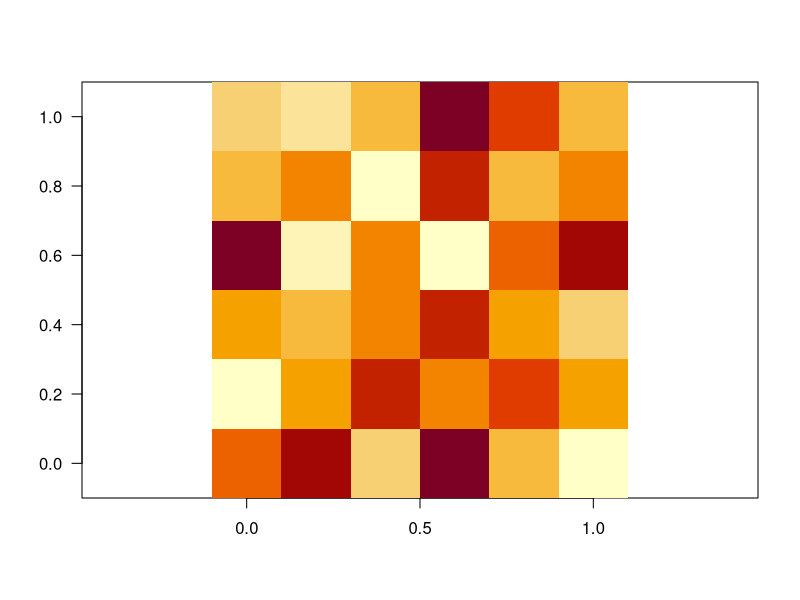
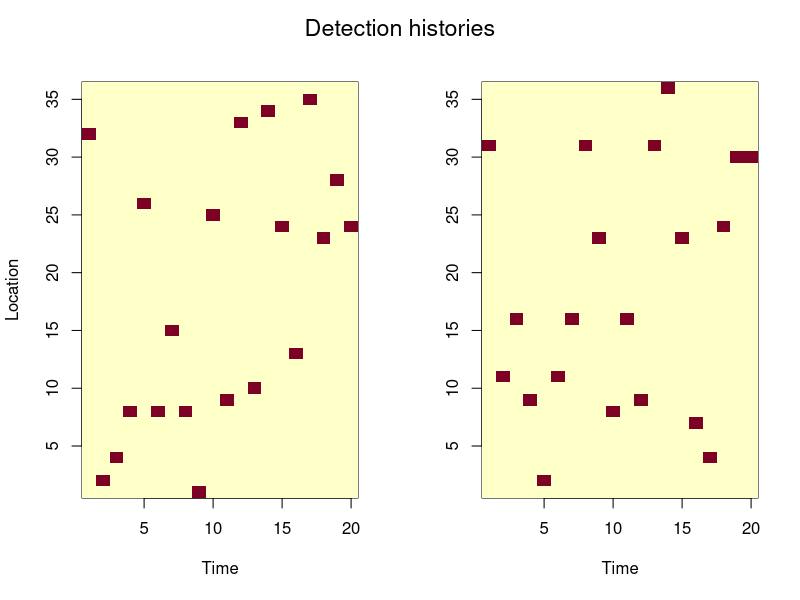
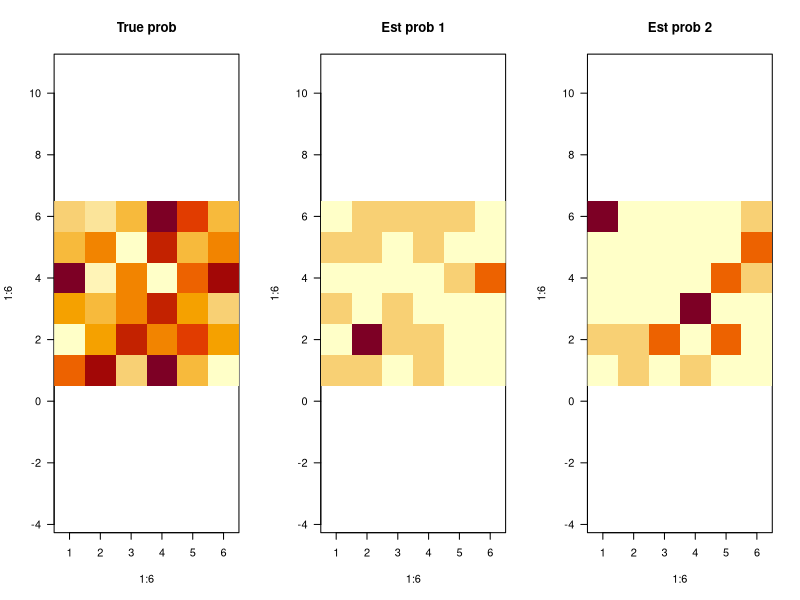
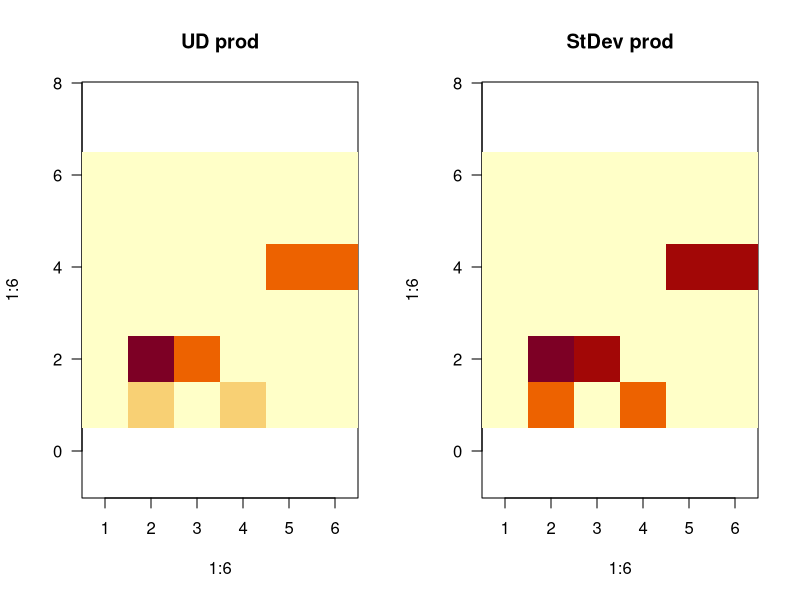
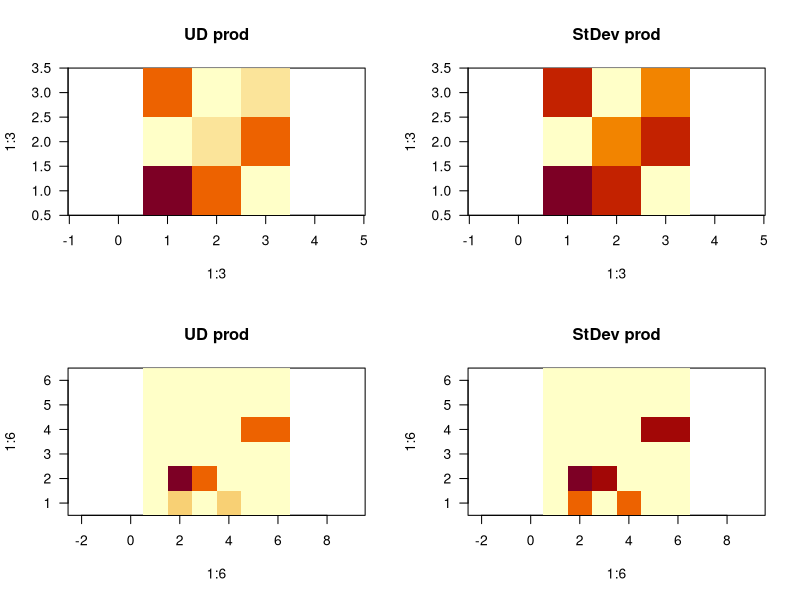
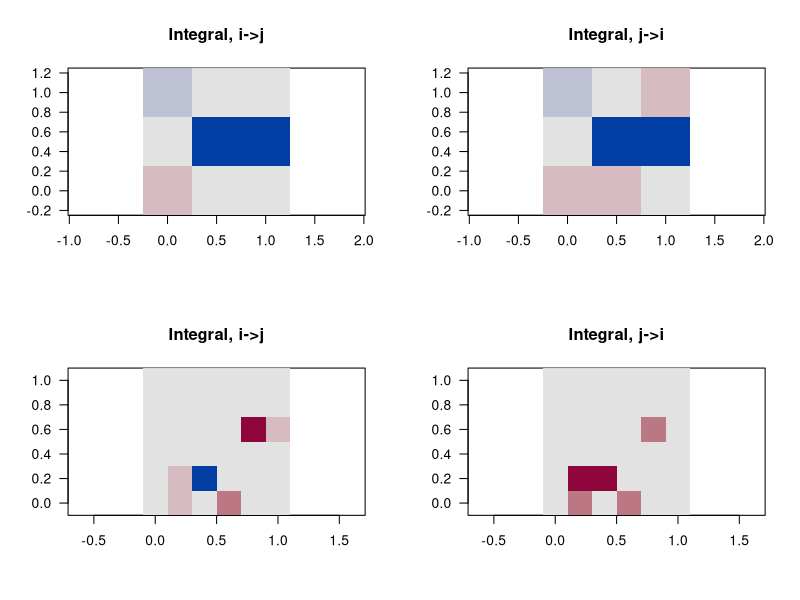
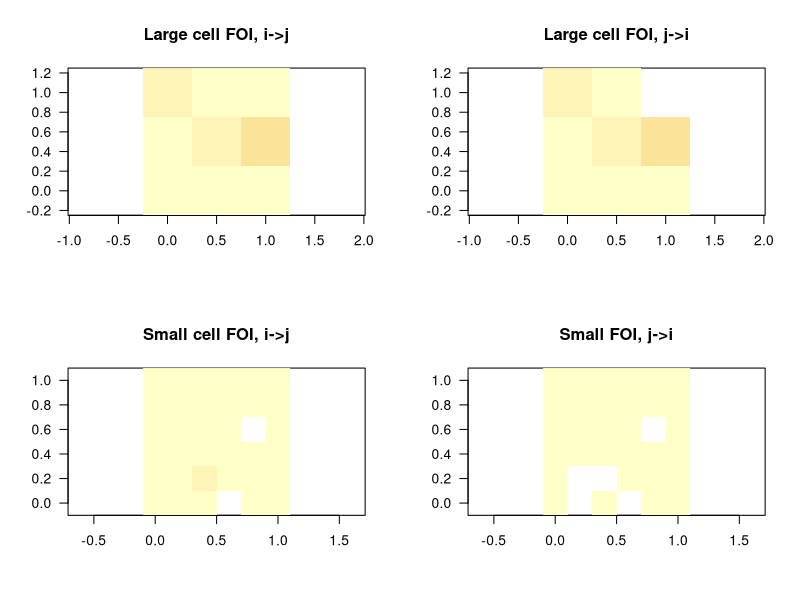
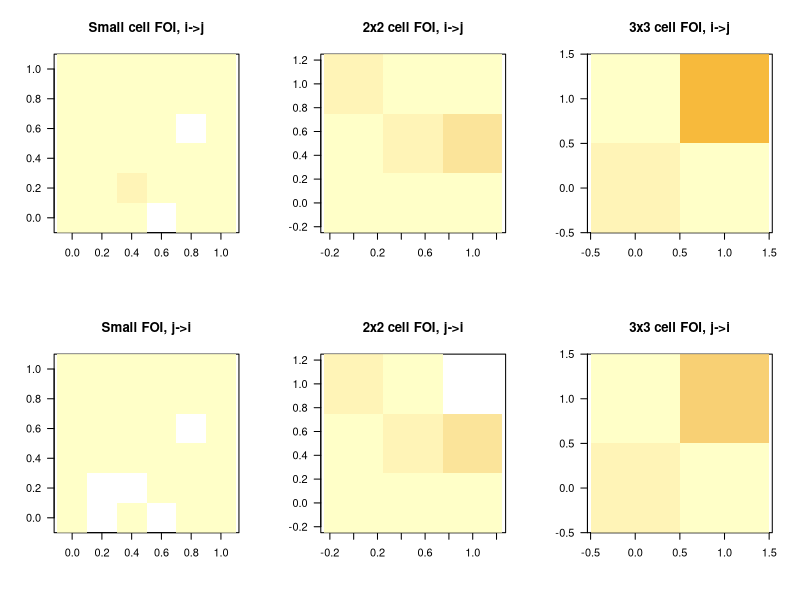

The R script that drew these images, in order:
## ---- chunk 1
ncells <- 6*6
trueprobs <- runif(ncells)
image(matrix(trueprobs/sum(trueprobs), nrow = 6), asp=1,las=1)
## ---- chunk 2
nsteps <- 20
pos1 <- sample.int(ncells, size = nsteps, replace = TRUE, prob = trueprobs)
pos2 <- sample.int(ncells, size = nsteps, replace = TRUE, prob = trueprobs)
dethist1 <- dethist2 <- matrix(0, nrow = nsteps, ncol = ncells)
for (i in seq_len(nsteps)) {
  p1 <- pos1[i]
  p2 <- pos2[i]
  dethist1[i,p1] <- 1
  dethist2[i,p2] <- 1
}
par(mfrow=c(1,2))
image(1:nsteps, 1:ncells, dethist1, xlab = "Time", ylab = "Location")
image(1:nsteps, 1:ncells, dethist2, xlab = "Time", ylab = "")
mtext(outer = T, text = "Detection histories",line = -2, cex = 1.4)
## ---- chunk 3
est_probs1 <- est_probs2 <- rep(0,ncells)
est_probs1[as.numeric(names(table(pos1)))] <- table(pos1)/nsteps
est_probs2[as.numeric(names(table(pos2)))] <- table(pos2)/nsteps
par(mfrow=c(1,3))
image(1:6,1:6,matrix(trueprobs, ncol = 6), asp=1, las = 1, main = "True prob")
image(1:6,1:6,matrix(est_probs1, ncol=6), asp = 1, las = 1, main = "Est prob 1")
image(1:6,1:6,matrix(est_probs2, ncol=6), asp = 1, las = 1, main = "Est prob 2")
## ---- chunk 4
udprod <- est_probs1*est_probs2
sdprod <- sqrt(est_probs1*(1-est_probs1))*sqrt(est_probs2*(1-est_probs2))
par(mfrow = c(1,2))
image(1:6, 1:6, matrix(udprod, ncol = 6), asp = 1, las = 1, main = "UD prod")
image(1:6, 1:6, matrix(sdprod, ncol = 6), asp = 1, las = 1, main = "StDev prod")
## ---- chunk 5
xcors <- lapply(1:ncol(dethist1), \(i) ccf(dethist1[,i], dethist2[,i], plot = F, lag.max = 20-1)) 
xcors_vals <- sapply(xcors, "[[", "acf")
xcors_lags <- sapply(xcors, "[[", "lag")
## ---- chunk 6
nu <- lam <- beta <- 1
corrint_ij <- colSums((xcors_vals*exp(-nu*abs(xcors_lags)))[1:20,])
corrint_ji <- colSums((xcors_vals*exp(-nu*abs(xcors_lags)))[20:39,])
corrint_ij <- replace(corrint_ij, is.nan(corrint_ij), 0)
corrint_ji <- replace(corrint_ji, is.nan(corrint_ji), 0)

# par(mfrow = c(1,2))
# image(matrix(corrint_ij, ncol = 6), las = 1, asp = 1, main = "Integral, i->j", col = hcl.colors(7, "Blue-Red", rev=T),
#       zlim = c(-max(abs(range(corrint_ij))),max(abs(range(corrint_ij)))))
# image(matrix(corrint_ji, ncol = 6), las = 1, asp = 1, main = "Integral, j->i", col = hcl.colors(7, "Blue-Red", rev = T),
#       zlim = c(-max(abs(range(corrint_ji))),max(abs(range(corrint_ji)))))
## ---- chunk 7
foi_ij <- beta*lam*(udprod/nu+sdprod*corrint_ij)
foi_ji <- beta*lam*(udprod/nu+sdprod*corrint_ji)

# par(mfrow = c(1,2))
# image(matrix((foi_ij-min(foi_ij))/diff(range(foi_ij)), ncol = 6), las = 1, asp = 1, main = "FOI, i->j")
# image(matrix((foi_ji-min(foi_ji))/diff(range(foi_ji)), ncol = 6), las = 1, asp = 1, main = "FOI, j->i")
## ---- chunk 8
cat("FOI, i->j", sum(foi_ij[foi_ij>=0]))
cat("\nFOI, j->i:", sum(foi_ji[foi_ji>=0]))
## ---- chunk 9
ncells2 <- 9
cellind <- c(1,1,2,2,3,3,1,1,2,2,3,3,4,4,5,5,6,6,4,4,5,5,6,6,7,7,8,8,9,9,7,7,8,8,9,9)
pos1l <- cellind[pos1]
pos2l <- cellind[pos2]
dethist1l <- dethist2l <- matrix(0, nrow = nsteps, ncol = ncells2)
for (i in seq_len(nsteps)) {
  p1 <- pos1l[i]
  p2 <- pos2l[i]
  dethist1l[i,p1] <- 1
  dethist2l[i,p2] <- 1
}

est_probs1 <- est_probs2 <- rep(0,ncells2)
est_probs1[as.numeric(names(table(pos1l)))] <- table(pos1l)/nsteps
est_probs2[as.numeric(names(table(pos2l)))] <- table(pos2l)/nsteps

udprodl <- est_probs1*est_probs2
sdprodl <- sqrt(est_probs1*(1-est_probs1))*sqrt(est_probs2*(1-est_probs2))

par(mfrow = c(2,2))
image(1:3, 1:3, matrix(udprodl, ncol = 3), asp = 1, las = 1, main = "UD prod")
image(1:3, 1:3, matrix(sdprodl, ncol = 3), asp = 1, las = 1, main = "StDev prod")
image(1:6, 1:6, matrix(udprod, ncol = 6), asp = 1, las = 1, main = "UD prod")
image(1:6, 1:6, matrix(sdprod, ncol = 6), asp = 1, las = 1, main = "StDev prod")
## ---- chunk 10
xcors <- lapply(1:ncol(dethist1l), \(i) ccf(dethist1l[,i], dethist2l[,i], plot = F, lag.max = 20-1)) 
xcors_vals <- sapply(xcors, "[[", "acf")
xcors_lags <- sapply(xcors, "[[", "lag")

nu <- 1
corrint_ijl <- colSums((xcors_vals*exp(-nu*abs(xcors_lags)))[1:20,])
corrint_jil <- colSums((xcors_vals*exp(-nu*abs(xcors_lags)))[20:39,])
corrint_ijl <- replace(corrint_ijl, is.nan(corrint_ijl), 0)
corrint_jil <- replace(corrint_jil, is.nan(corrint_jil), 0)

par(mfrow = c(2,2))
image(matrix(corrint_ijl, ncol = 3), las = 1, asp = 1, main = "Integral, i->j", col = hcl.colors(7, "Blue-Red", rev=T),zlim = c(-max(abs(range(corrint_ijl))),max(abs(range(corrint_ijl)))))
image(matrix(corrint_jil, ncol = 3), las = 1, asp = 1, main = "Integral, j->i", col = hcl.colors(7, "Blue-Red", rev = T), zlim = c(-max(abs(range(corrint_jil))),max(abs(range(corrint_jil)))))
image(matrix(corrint_ij, ncol = 6), las = 1, asp = 1, main = "Integral, i->j", col = hcl.colors(7, "Blue-Red", rev=T),zlim = c(-max(abs(range(corrint_ij))),max(abs(range(corrint_ij)))))
image(matrix(corrint_ji, ncol = 6), las = 1, asp = 1, main = "Integral, j->i", col = hcl.colors(7, "Blue-Red", rev = T),zlim = c(-max(abs(range(corrint_ji))),max(abs(range(corrint_ji)))))
## ---- chunk 11
foi_ijl <- beta/4*lam*(udprodl/nu+sdprodl*corrint_ijl)
foi_jil <- beta/4*lam*(udprodl/nu+sdprodl*corrint_jil)

par(mfrow = c(2,2))
image(matrix(foi_ijl, ncol = 3), las = 1, asp = 1, main = "Large cell FOI, i->j", zlim = c(0,0.1))
image(matrix(foi_jil, ncol = 3), las = 1, asp = 1, main = "Large cell FOI, j->i", zlim = c(0,0.1))
image(matrix(foi_ij, ncol = 6), las = 1, asp = 1, main = "Small cell FOI, i->j", zlim = c(0,0.1))
image(matrix(foi_ji, ncol = 6), las = 1, asp = 1, main = "Small FOI, j->i", zlim = c(0,0.1))
## ---- chunk 12
cat("Large cells FOI (i->j):",sum(foi_ijl[foi_ijl>=0]),
    "\nLarge cells FOI (j->i):",sum(foi_jil[foi_jil>=0]),
    "\nSmall cells FOI (i->j):",sum(foi_ij[foi_ij>=0]),
    "\nSmall cells FOI (j->i):",sum(foi_ji[foi_ji>=0]))
## ---- chunk 13
cat("FOI combination i->j", sum(beta*lam*(udprodl[cellind]/4^2+sdprodl[cellind]/4^2*corrint_ij)),
    "\nFOI combination j->i", sum(beta*lam*(udprodl[cellind]/4^2+sdprodl[cellind]/4^2*corrint_ji)),
    "\nSmall cells FOI (i->j):",sum(foi_ij[foi_ij>=0]),
    "\nSmall cells FOI (j->i):",sum(foi_ji[foi_ji>=0]))
## ---- chunk 14
ncells3 <- 4
cellind2 <- c(1,1,1,2,2,2,1,1,1,2,2,2,1,1,1,2,2,2,3,3,3,4,4,4,3,3,3,4,4,4,3,3,3,4,4,4)
pos1l2 <- cellind2[pos1]
pos2l2 <- cellind2[pos2]
dethist1l2 <- dethist2l2 <- matrix(0, nrow = nsteps, ncol = ncells3)
for (i in seq_len(nsteps)) {
  p1 <- pos1l2[i]
  p2 <- pos2l2[i]
  dethist1l2[i,p1] <- 1
  dethist2l2[i,p2] <- 1
}

est_probs1 <- est_probs2 <- rep(0,ncells3)
est_probs1[as.numeric(names(table(pos1l2)))] <- table(pos1l2)/nsteps
est_probs2[as.numeric(names(table(pos2l2)))] <- table(pos2l2)/nsteps

udprodl2 <- est_probs1*est_probs2
sdprodl2 <- sqrt(est_probs1*(1-est_probs1))*sqrt(est_probs2*(1-est_probs2))

xcors <- lapply(1:ncol(dethist1l2), \(i) ccf(dethist1l2[,i], dethist2l2[,i], plot = F, lag.max = 20-1)) 
xcors_vals <- sapply(xcors, "[[", "acf")
xcors_lags <- sapply(xcors, "[[", "lag")

nu <- 1
corrint_ijl2 <- colSums((xcors_vals*exp(-nu*abs(xcors_lags)))[1:20,])
corrint_jil2 <- colSums((xcors_vals*exp(-nu*abs(xcors_lags)))[20:39,])
corrint_ijl2 <- replace(corrint_ijl2, is.nan(corrint_ijl2), 0)
corrint_jil2 <- replace(corrint_jil2, is.nan(corrint_jil2), 0)

foi_ijl2 <- beta/9*lam*(udprodl2/nu+sdprodl2*corrint_ijl2)
foi_jil2 <- beta/9*lam*(udprodl2/nu+sdprodl2*corrint_jil2)

par(mfrow = c(2,3))
image(matrix(foi_ij, ncol = 6), las = 1, asp = 1, main = "Small cell FOI, i->j", zlim = c(0,0.1))
image(matrix(foi_ijl, ncol = 3), las = 1, asp = 1, main = "2x2 cell FOI, i->j", zlim = c(0,0.1))
image(matrix(foi_ijl2, ncol = 2), las = 1, asp = 1, main = "3x3 cell FOI, i->j", zlim = c(0,0.1))
image(matrix(foi_ji, ncol = 6), las = 1, asp = 1, main = "Small FOI, j->i", zlim = c(0,0.1))
image(matrix(foi_jil, ncol = 3), las = 1, asp = 1, main = "2x2 cell FOI, j->i", zlim = c(0,0.1))
image(matrix(foi_jil2, ncol = 2), las = 1, asp = 1, main = "3x3 cell FOI, j->i", zlim = c(0,0.1))

cat("1x1 cells FOI (i->j):",sum(foi_ij[foi_ij>=0]),
    "\n2x2 cells FOI (i->j):",sum(foi_ijl[foi_ijl>=0]),
    "\n3x3 cells FOI (i->j):",sum(foi_ijl2[foi_ijl2>=0]),
    "\n1x1 cells FOI (j->i):",sum(foi_ji[foi_ji>=0]),
    "\n2x2 cells FOI (j->i):",sum(foi_jil[foi_jil>=0]),
    "\n3x3 cells FOI (j->i):",sum(foi_jil2[foi_jil2>=0]))

